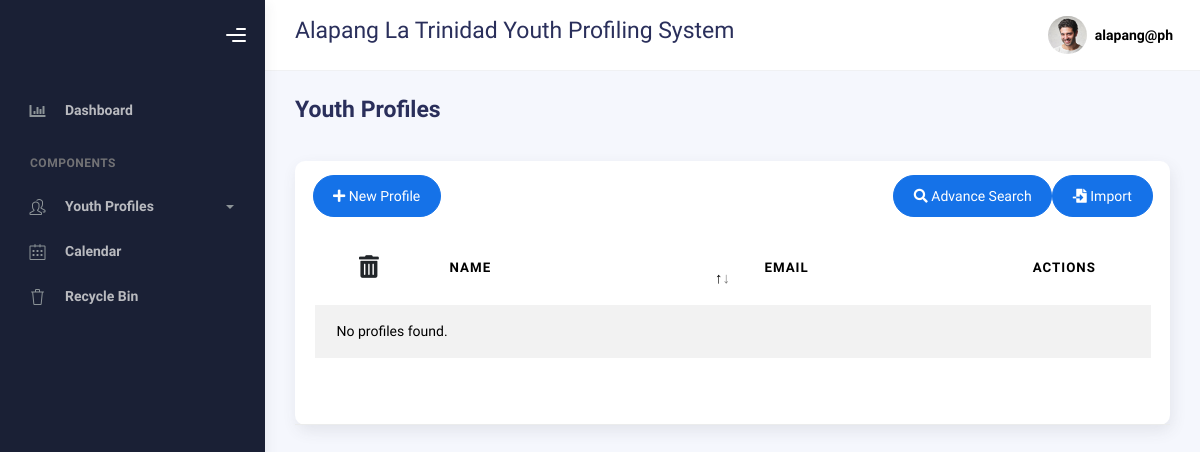
Before: /admin/profiles.php (signed in) with the older database file.
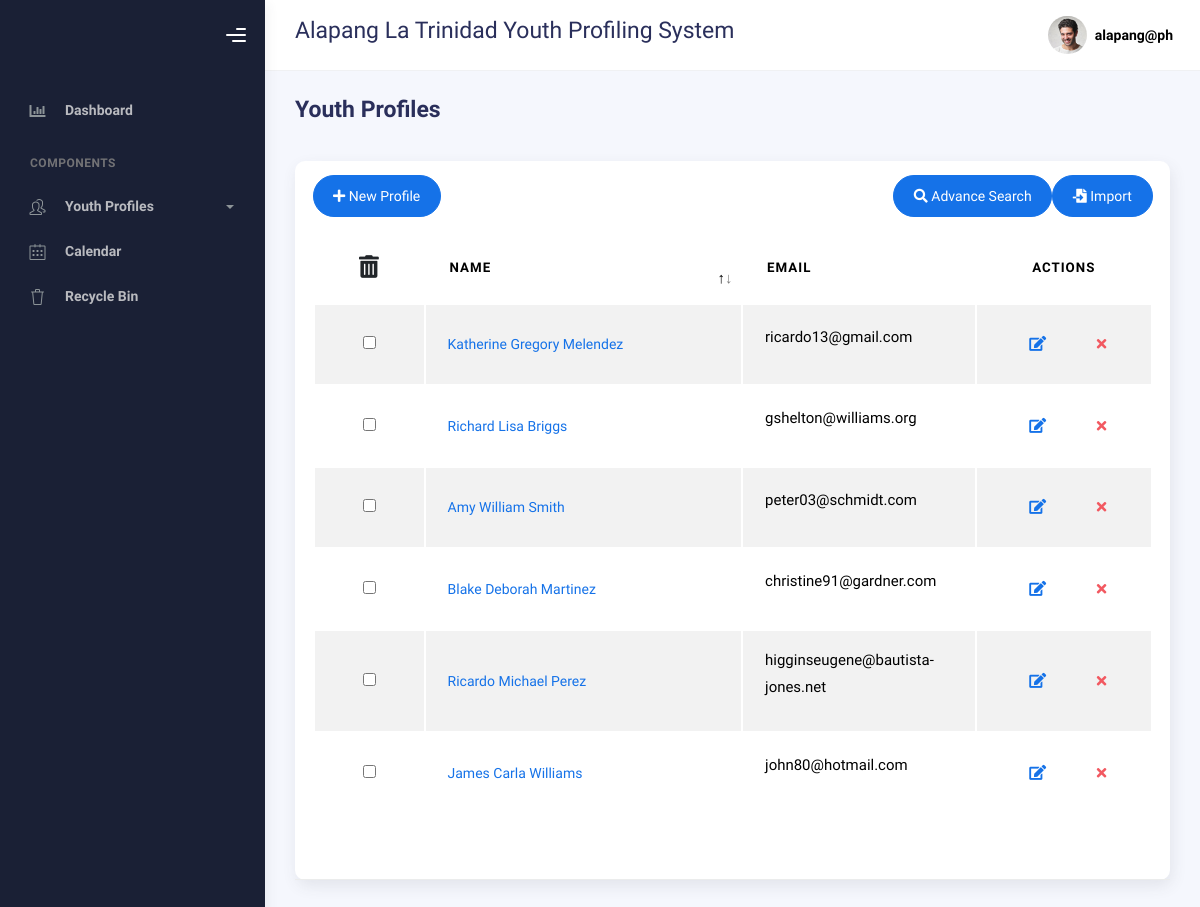
After: the same page with the newer database file.
### tables this page shows
CREATE TABLE `profiles` (
  `id` int(11) NOT NULL,
  `lname` varchar(100) DEFAULT NULL,
  `fname` varchar(100) DEFAULT NULL,
  `mname` varchar(100) DEFAULT NULL,
  `suffix` varchar(20) DEFAULT NULL,
  `region` varchar(100) DEFAULT NULL,
  `province` varchar(100) DEFAULT NULL,
  `municipality` varchar(100) DEFAULT NULL,
  `barangay` varchar(100) DEFAULT NULL,
  `sitio` varchar(50) DEFAULT NULL,
  `purok` varchar(100) DEFAULT NULL,
  `house_number` varchar(3) DEFAULT NULL,
  `sex` varchar(10) DEFAULT NULL,
  `age` int(11) DEFAULT NULL,
  `youth_with_needs` text DEFAULT NULL,
  `email` varchar(100) DEFAULT NULL,
  `birth_month` varchar(20) DEFAULT NULL,
  `birth_day` varchar(20) DEFAULT NULL,
  `birth_year` varchar(20) DEFAULT NULL,
  `contactnumber` varchar(20) DEFAULT NULL,
  `civil_status` varchar(20) DEFAULT NULL,
  `youth_classification` varchar(50) DEFAULT NULL,
  `age_group` varchar(50) DEFAULT NULL,
  `work_status` varchar(50) DEFAULT NULL,
  `educational_background` varchar(50) DEFAULT NULL,
  `register_sk_voter` varchar(50) DEFAULT NULL,
  `voted_last_election` varchar(3) DEFAULT NULL,
  `national_voter` varchar(50) DEFAULT NULL,
  `attended_kk` varchar(3) DEFAULT NULL,
  `times_attended_kk` int(11) DEFAULT NULL,
  `no_why` varchar(100) DEFAULT NULL,
  `date_created` varchar(50) DEFAULT NULL,
  `barangay_code` varchar(50) DEFAULT NULL
);

### admin/profiles.php (the view, shortened to what the changed rows need)
<?php
include("../connection/conne.php");
$barangay_code = $_SESSION['code'];
if (isset($_POST['advancesearch'])) {
    $age_min = $_POST['age_min'];
    $age_max = $_POST['age_max'];
    $civil_status = $_POST['civil_status'];
    $sex = $_POST['sex'];
    $work_status = $_POST['work_status'];
    $educational_background = $_POST['educational_background'];
    $youth_classification = $_POST['youth_classification'];
    $register_sk_voter = $_POST['register_sk_voter'];
    $query = "SELECT * FROM profiles WHERE barangay_code = '$barangay_code'";
    if (!empty($age_min)) $query .= " AND age >= $age_min";
    if (!empty($age_max)) $query .= " AND age <= $age_max";
    if (!empty($civil_status)) $query .= " AND civil_status = '$civil_status'";
    if (!empty($sex)) $query .= " AND sex = '$sex'";
    if (!empty($work_status)) $query .= " AND work_status = '$work_status'";
    if (!empty($educational_background)) $query .= " AND educational_background = '$educational_background'";
    if (!empty($youth_classification)) $query .= " AND youth_classification = '$youth_classification'";
    if (!empty($register_sk_voter)) $query .= " AND register_sk_voter = '$register_sk_voter'";
    $result = mysqli_query($conn, $query);
} else {
    if (isset($_GET['search'])) {
        $searchQuery = $_GET['search'];
        $sql = "SELECT * FROM profiles
                WHERE (fname LIKE '%$searchQuery%' OR lname LIKE '%$searchQuery%' OR mname LIKE '%$searchQuery%' OR email LIKE '%$searchQuery%')
                AND barangay_code = '$barangay_code'
                ORDER BY id DESC
                ";
    } else {
        $sql = "SELECT * FROM profiles
                WHERE barangay_code = '$barangay_code'
                ORDER BY id DESC
                ";
    }
    $result = mysqli_query($conn, $sql);
}
?>
<!DOCTYPE html>
<html lang="en">
 <head>
  <link rel="stylesheet" href="../bootstrap/assets/css/bootstrap.min.css" />
  <link rel="stylesheet" href="../bootstrap/assets/css/plugins.min.css" />
  <link rel="stylesheet" href="../bootstrap/assets/css/kaiadmin.min.css" />
 </head>
 <body>
  <div class="wrapper">
   <div class="main-panel">
    <div class="container">
     <div class="page-inner">
      <div class="row">
       <div class="col-md-12">
        <div class="card">
         <div class="card-header">
          <div class="ms-auto">
           <div class="table-responsive">
            <form id="profilesForm" method="POST" action="delete_multiple.php">
             <table id="basic-datatables" class="display table table-striped table-hover dataTable" role="grid" aria-describedby="basic-datatables_info">
              <thead>
               <tr role="row">
                <th tabindex="0" aria-controls="basic-datatables" rowspan="1" colspan="1" style="width: 30.516px;">
                <button type="button" class="btn btn-default" data-bs-toggle="tooltip"
                  title="Delete Selected" onclick="showDeleteConfirmationMultiple(event);">
                  <i style="font-size: 17pt" class="fa fa-trash-alt"></i>
                </button>
                </th>
                <th class="sorting_asc" tabindex="1" aria-controls="basic-datatables" rowspan="1" colspan="1" aria-sort="ascending" aria-label="Name: activate to sort column descending" style="width: 541.766px;">Name</th>
                <th tabindex="2" aria-controls="basic-datatables" rowspan="1" colspan="1" style="width: 365.516px;">Email</th>
                <th tabindex="3" rowspan="1" colspan="1" style="width: 200.266px;">
                 <center>Actions</center>
                </th>
               </tr>
              </thead>
              <tbody>
                <?php
                  if ($result && mysqli_num_rows($result) > 0) {
                  while ($row = mysqli_fetch_assoc($result)) { ?>
                <td>
                 <center>
                  <input type="checkbox" name="selectedProfiles[]" value="
                    <?= $row['id']; ?>">
                 </center>
                </td>
                <td>
                 <a href="#" class="profileNameLink" data-id="
                    <?= $row['id']; ?>" data-fullname="
                    <?= $row['fname'] . ' ' . $row['mname'] . ' ' . $row['lname']; ?>" data-address="
                    <?= $row['house_number'] . ', ' . $row['purok'] . ', ' . $row['sitio'] . ' ' . $row['barangay'] . ', ' . $row['municipality'] . ', ' . $row['province'] . ', ' . $row['region']; ?>" data-address="
                    <?= $row['sex']; ?>" data-age="
                    <?= $row['age']; ?>" data-email="
                    <?= $row['email']; ?>" data-birthday="
                    <?= $row['birth_month'] . '/' . $row['birth_day'] . '/' . $row['birth_year']; ?>" data-youth_with_needs="
                    <?= $row['youth_with_needs']; ?>" data-contact_number="
                    <?= $row['contactnumber']; ?>" data-civil_status="
                    <?= $row['civil_status']; ?>" data-age_group="
                    <?= $row['age_group']; ?>" data-educational_background="
                    <?= $row['educational_background']; ?>" data-youth_classification="
                    <?= $row['youth_classification']; ?>" data-work_status="
                    <?= $row['work_status']; ?>" data-national_voter="
                    <?= $row['national_voter']; ?>" data-register_sk_voter="
                    <?= $row['register_sk_voter']; ?>" data-voted_last_election="
                    <?= $row['voted_last_election']; ?>" data-times_attended="
                    <?= $row['times_attended_kk']; ?>" data-national_voter="
                    <?= $row['national_voter']; ?>" data-reason="
                    <?= $row['no_why']; ?>" data-bs-toggle="modal" data-bs-target="#modal-default"> <?= $row['fname'] . ' ' . $row['mname'] . ' ' . $row['lname']; ?> </a>
                </td>
                <td>
                 <p style="text-transform:lowercase"> <?= $row['email']; ?> </p>
                </td>
                <td>
                 <center>
                  <a href="update.php?id=
                    <?= $row['id']; ?>" class="btn btn-link btn-primary btn-lg" data-bs-toggle="tooltip" title="Edit">
                   <i class="fa fa-edit"></i>
                  </a>
                  <a href="#" class="btn btn-link btn-danger" title="Delete" data-bs-toggle="tooltip"
                  onclick="showDeleteConfirmation(event, <?= htmlspecialchars($row['id']); ?>);"><i
                  class="fa fa-times"></i></a>
                 </center>
                </td>
               </tr> <?php }
            } else {
              echo '
										<tr> <td colspan="4">No profiles found.</td> </tr>';
            }
          ?> </tbody>
             </table>
            </form>
           </div>
          </div>
         </div>
        </div>
       </div>
      </div>
     </div>
    </div>
 </body>
</html>

Changed rows visible on the page:
added profiles: fname "Katherine", mname "Gregory", lname "Melendez", email "ricardo13@gmail.com"
added profiles: fname "Richard", mname "Lisa", lname "Briggs", email "gshelton@williams.org"
added profiles: fname "Amy", mname "William", lname "Smith", email "peter03@schmidt.com"
added profiles: fname "Blake", mname "Deborah", lname "Martinez", email "christine91@gardner.com"
added profiles: fname "Ricardo", mname "Michael", lname "Perez", email "higginseugene@bautista-jones.net"
added profiles: fname "James", mname "Carla", lname "Williams", email "john80@hotmail.com"
Other visible differences:
text no longer shown: "No profiles found."
